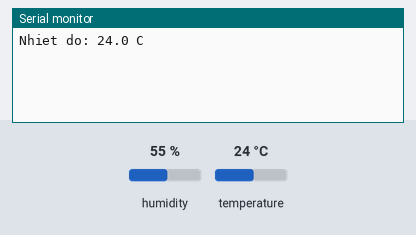
A program run on a simulated ESP32. Shown: the last lines printed to the serial monitor. The test bench sets the inputs (shaded band); at power-on: temperature 24 °C, humidity 55 %. WiFi joins after 1.5 s; servers stay silent unless stated; not simulated (calls return 0 or success): secrets.h.

Above: at 3.0 s.
3.1 s: temperature set to 41 °C
At 7.1 s:
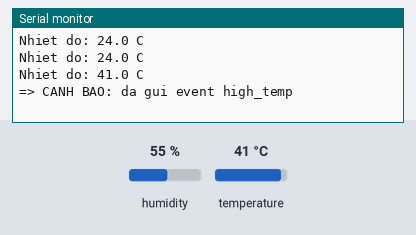
7.5 s: temperature set to 12 °C
At 11.4 s:
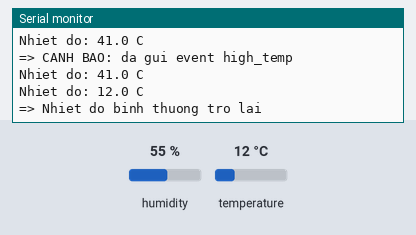
Timing chart, 0 to 12.9 s (numbered marks = the images above; inputs shaded):
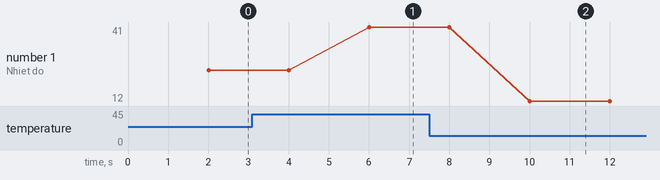

Measured:
- after the input at 3.1 s, the serial monitor: prints a new line after 2.9 s (image 1)
- after the input at 7.5 s, the serial monitor: prints a new line after 2.5 s (image 2)
- plotted number 1: 24 → 41 after the input at 3.1 s, 41 → 12 after the input at 7.5 s

The program:

main.cpp
```cpp
#include "secrets.h"

#define BLYNK_PRINT Serial

#include <Arduino.h>
#include <BlynkSimpleEsp32.h>
#include <DHT.h>
#include <WiFi.h>

namespace
{
constexpr uint8_t DHT_PIN = 4;
constexpr uint8_t DHT_TYPE = DHT22;
constexpr unsigned long SEND_INTERVAL_MS = 2000UL;

constexpr float TEMP_THRESHOLD = 35.0f;   // vuot nguong -> canh bao
constexpr float TEMP_RESET = 33.0f;       // xuong duoi muc nay moi cho canh bao lai

const char *WIFI_SSID = "Wokwi-GUEST";
const char *WIFI_PASSWORD = "";

const char *COLOR_NORMAL = "#23C48E"; // xanh
const char *COLOR_ALERT = "#D3435C";  // do

DHT dht(DHT_PIN, DHT_TYPE);
unsigned long lastSendAt = 0;
bool alertActive = false;
}

void setup()
{
    Serial.begin(115200);
    dht.begin();
    Blynk.begin(BLYNK_AUTH_TOKEN, WIFI_SSID, WIFI_PASSWORD);
}

void loop()
{
    Blynk.run();

    if (millis() - lastSendAt < SEND_INTERVAL_MS)
    {
        return;
    }
    lastSendAt = millis();

    const float temperature = dht.readTemperature();
    if (isnan(temperature))
    {
        Serial.println("Khong doc duoc DHT22");
        return;
    }

    Serial.printf("Nhiet do: %.1f C\n", temperature);

    // Gui nhiet do len Blynk (Virtual Pin V0)
    Blynk.virtualWrite(V0, temperature);

    // Canh bao: chi kich hoat 1 lan khi vuot nguong
    if (temperature > TEMP_THRESHOLD && !alertActive)
    {
        alertActive = true;
        Blynk.setProperty(V0, "color", COLOR_ALERT);
        Blynk.logEvent("high_temp", String("Nhiet do cao: ") + temperature + " C");
        Serial.println("=> CANH BAO: da gui event high_temp");
    }
    else if (temperature < TEMP_RESET && alertActive)
    {
        alertActive = false;
        Blynk.setProperty(V0, "color", COLOR_NORMAL);
        Serial.println("=> Nhiet do binh thuong tro lai");
    }
}
```
